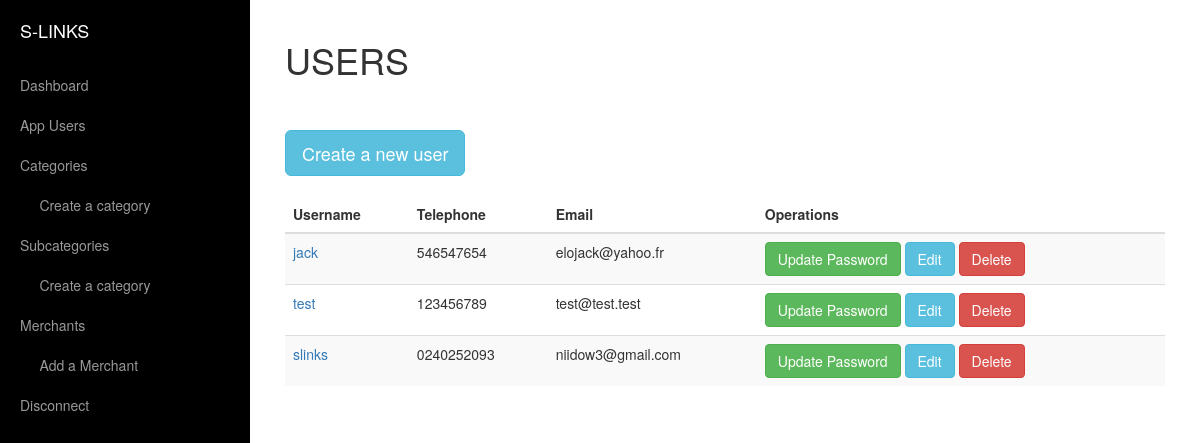
Screenshot of /admin/index.php (signed in) with the database file from the repository.
### tables this page shows
CREATE TABLE IF NOT EXISTS `web_users` (
  `id` int(11) NOT NULL AUTO_INCREMENT,
  `username` varchar(255) NOT NULL,
  `password` varchar(255) NOT NULL,
  `user_uniq_id` varchar(255) NOT NULL,
  `email` varchar(255) NOT NULL,
  `telephone` varchar(255) NOT NULL,
  `superadmin` varchar(255) NOT NULL,
  `deleted` varchar(255) NOT NULL,
  PRIMARY KEY (`id`)
);

### admin/index.php (the view, shortened to what this page needs)
<?php
include("../functions.php");
$page = (int)(!isset($_GET["page"]) ? 1 : $_GET["page"]);
$per_page = 10;
$startpoint = ($page * $per_page) - $per_page;
$statement = "`web_users` where deleted='no' order by id desc  ";
$results = $mysqli->query("SELECT * FROM {$statement} LIMIT {$startpoint} , {$per_page}");
    $get_total_rows = $results->num_rows;
?>
<!DOCTYPE html>
<html lang="en">
<head>
    <link href="../css/bootstrap.min.css" rel="stylesheet">
    <link href="../css/simple-sidebar.css" rel="stylesheet">
</head>
<body>
    <div id="wrapper">
 <?php include("../left_menu.php"); ?>
        <div id="page-content-wrapper">
            <div class="container-fluid">
                <div class="row">
                    <div class="col-lg-12">
                        <h1>USERS</h1><br><br>
                    <a href="create_users.php" class="btn btn-info btn-lg">Create a new user</a><br><br>
<?php
 if($get_total_rows != 0){
?>
 <table class="table table-striped">
    <thead>
      <tr>
        <th>Username</th>
        <th>Telephone</th>
        <th>Email</th>
        <th>Operations</th>
      </tr>
    </thead>
    <tbody>
<?php
      while ($row_web_users = $results->fetch_assoc()) {
?>
      <tr>
        <td>  <a href="view_users.php?user_uniq_id=<?php echo $row_web_users["user_uniq_id"];  ?>"><?php echo $row_web_users["username"]; ?> </a></td>
        <td><?php  echo $row_web_users["telephone"]; ?></td>
        <td><?php  echo $row_web_users["email"]; ?></td>
        <td>
             <a href="change_pass_users.php?user_uniq_id=<?php echo $row_web_users["user_uniq_id"];?>"  class="btn btn-success">Update Password</a>
          <a href="edit_users.php?user_uniq_id=<?php echo $row_web_users["user_uniq_id"];?>" class="btn btn-info">Edit</a>
        <a href="delete_users.php?user_uniq_id=<?php echo $row_web_users["user_uniq_id"];?>" onclick='return confirmDelete()' class="btn btn-danger">Delete</a>
         </td>
      </tr>
<?php
}
?>
    </tbody>
  </table>
<?php
}
else{
?>
<p>No users yet.</p>
<?php
}
?>
                    </div>
                </div>
            </div>
        </div>
    </div>
</body>
</html>

### css/simple-sidebar.css (style rules this page uses)
#wrapper { padding-left: 0; -webkit-transition: all 0.5s ease; -moz-transition: all 0.5s ease; -o-transition: all 0.5s ease; transition: all 0.5s ease; }
#page-content-wrapper { width: 100%; position: absolute; padding: 15px; }
@media (min-width:768px) { #wrapper { padding-left: 250px; } }
@media (min-width:768px) { #page-content-wrapper { padding: 20px; position: relative; } }

### rows the page displays
web_users: username "jack", telephone "546547654", email "elojack@yahoo.fr"
web_users: username "test", telephone "123456789", email "test@test.test"
web_users: username "slinks", telephone "0240252093", email "niidow3@gmail.com"
